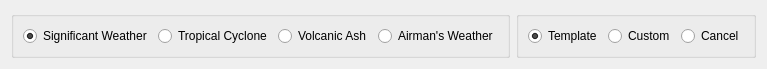
<?xml version="1.0" encoding="UTF-8"?>
<ui version="4.0">
 <class>Editor</class>
 <widget class="QWidget" name="Editor">
  <property name="geometry">
   <rect>
    <x>0</x>
    <y>0</y>
    <width>759</width>
    <height>54</height>
   </rect>
  </property>
  <property name="windowTitle">
   <string notr="true">Sigmet</string>
  </property>
  <layout class="QHBoxLayout" name="horizontalLayout">
   <item>
    <widget class="QGroupBox" name="groupBox">
     <property name="title">
      <string notr="true"/>
     </property>
     <layout class="QHBoxLayout" name="horizontalLayout_3">
      <item>
       <widget class="QRadioButton" name="significantWeather">
        <property name="text">
         <string>Significant Weather</string>
        </property>
        <property name="checked">
         <bool>true</bool>
        </property>
       </widget>
      </item>
      <item>
       <widget class="QRadioButton" name="tropicalCyclone">
        <property name="text">
         <string>Tropical Cyclone</string>
        </property>
       </widget>
      </item>
      <item>
       <widget class="QRadioButton" name="volcanicAsh">
        <property name="text">
         <string>Volcanic Ash</string>
        </property>
       </widget>
      </item>
      <item>
       <widget class="QRadioButton" name="airmansWeather">
        <property name="text">
         <string>Airman's Weather</string>
        </property>
       </widget>
      </item>
     </layout>
    </widget>
   </item>
   <item>
    <spacer name="horizontalSpacer">
     <property name="orientation">
      <enum>Qt::Horizontal</enum>
     </property>
     <property name="sizeHint" stdset="0">
      <size>
       <width>40</width>
       <height>20</height>
      </size>
     </property>
    </spacer>
   </item>
   <item>
    <widget class="QGroupBox" name="sortGroup">
     <property name="title">
      <string notr="true"/>
     </property>
     <layout class="QHBoxLayout" name="horizontalLayout_2">
      <item>
       <widget class="QRadioButton" name="template">
        <property name="text">
         <string>Template</string>
        </property>
        <property name="checked">
         <bool>true</bool>
        </property>
       </widget>
      </item>
      <item>
       <widget class="QRadioButton" name="custom">
        <property name="text">
         <string>Custom</string>
        </property>
       </widget>
      </item>
      <item>
       <widget class="QRadioButton" name="cancel">
        <property name="text">
         <string>Cancel</string>
        </property>
       </widget>
      </item>
     </layout>
    </widget>
   </item>
  </layout>
 </widget>
 <resources/>
 <connections/>
</ui>
